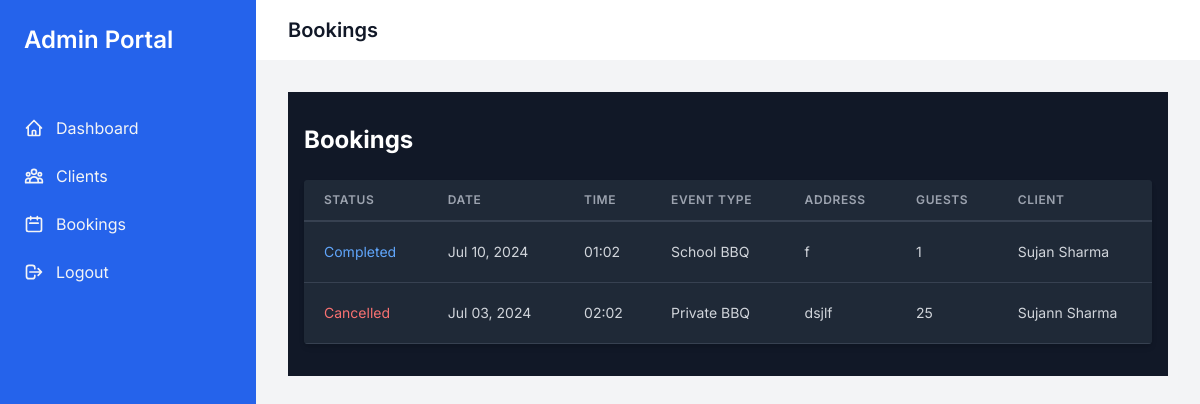
The app's page /admin-portal/bookings/ (signed in), older data.
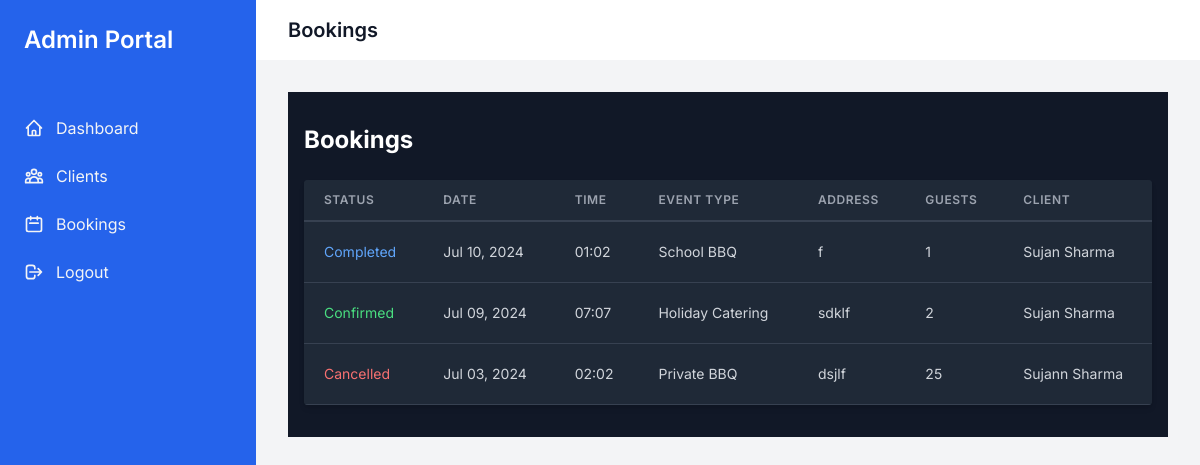
The same page, newer data.
### accounts/models.py (models this page shows, shortened)
class BBQBooking(models.Model):
    user = models.ForeignKey(settings.AUTH_USER_MODEL, on_delete=models.CASCADE, related_name='bbq_bookings')
    status = models.IntegerField(default=0)  # 0: Pending, 1: Confirmed, 2: Cancelled, 3: Completed
    date = models.DateField()
    time = models.TimeField()
    location = models.CharField(max_length=255)
    guests = models.IntegerField()
    EVENT_TYPES = [
        ('private', 'Private BBQ'),
        ('company', 'Company BBQ'),
        ('wedding', 'Wedding BBQ'),
        ('school', 'School BBQ'),
        ('themed', 'Themed BBQ'),
        ('breakfast', 'Breakfast Catering'),
        ('holiday', 'Holiday Catering'),
    ]
    event_type = models.CharField(max_length=20, choices=EVENT_TYPES, default='private')
    MAIN_DISHES = [
        ('beef', 'Beef'),
        ('chicken', 'Chicken'),
        ('pork', 'Pork'),
        ('fish', 'Fish'),
    ]
    main_dishes = models.JSONField()  # Store as {"beef": 10, "chicken": 5, ...}
    SIDE_DISHES = [
        ('salad', 'Salad'),
        ('corn', 'Corn'),
        ('potatoes', 'Potatoes'),
        ('beans', 'Beans'),
        ('coleslaw', 'Coleslaw'),
    ]
    side_dishes = models.JSONField()  # Store as {"salad": 15, "corn": 10, ...}
    DESSERTS = [
        ('ice_cream', 'Ice Cream'),
        ('fruit', 'Fruit'),
    ]
    desserts = models.JSONField()  # Store as {"ice_cream": 20, "fruit": 10}
    drinks = models.IntegerField()  # Total number of drinks (same as guests)

class CustomUser(AbstractUser):
    email = models.EmailField(_('email address'), unique=True)
    contact_number = models.CharField(max_length=15)
    address = models.TextField(blank=True)
    username = models.CharField(max_length=150, unique=True, blank=True)
    USERNAME_FIELD = 'email'
    REQUIRED_FIELDS = ['first_name', 'last_name', 'contact_number']
    objects = CustomUserManager()

### admin_portal/views.py (the view)
# urls.py: path('bookings/', views.booking_list, name='admin_booking_list'),
@staff_member_required
def booking_list(request):
    bookings = BBQBooking.objects.all().order_by('-date')
    return render(request, 'bookings.html', {'bookings': bookings})

### admin_portal/templates/bookings.html (shortened to what the changed rows need)
{% extends "admin_base.html" %}
{% block admin_content %}
<div class="container mx-auto px-4 py-8 bg-gray-900 text-gray-300">
    <h1 class="text-2xl font-bold mb-6 text-white">
        {% block header_title %}Bookings{%endblock %}
    </h1>
    <div class="overflow-x-auto bg-gray-800 shadow-md rounded">
        <table class="min-w-full leading-normal">
            <thead>
                <tr>
                    <th
                        class="px-5 py-3 border-b-2 border-gray-700 bg-gray-800 text-left text-xs font-semibold text-gray-400 uppercase tracking-wider">
                        Status
                    </th>
                    <th
                        class="px-5 py-3 border-b-2 border-gray-700 bg-gray-800 text-left text-xs font-semibold text-gray-400 uppercase tracking-wider">
                        Date
                    </th>
                    <th
                        class="px-5 py-3 border-b-2 border-gray-700 bg-gray-800 text-left text-xs font-semibold text-gray-400 uppercase tracking-wider">
                        Time
                    </th>
                    <th
                        class="px-5 py-3 border-b-2 border-gray-700 bg-gray-800 text-left text-xs font-semibold text-gray-400 uppercase tracking-wider">
                        Event Type
                    </th>
                    <th
                        class="px-5 py-3 border-b-2 border-gray-700 bg-gray-800 text-left text-xs font-semibold text-gray-400 uppercase tracking-wider">
                        Address
                    </th>
                    <th
                        class="px-5 py-3 border-b-2 border-gray-700 bg-gray-800 text-left text-xs font-semibold text-gray-400 uppercase tracking-wider">
                        Guests
                    </th>
                    <th
                        class="px-5 py-3 border-b-2 border-gray-700 bg-gray-800 text-left text-xs font-semibold text-gray-400 uppercase tracking-wider">
                        Client
                    </th>
                </tr>
            </thead>
            <tbody>
                {% for booking in bookings %}
                <tr class="hover:bg-gray-700 bg-gray-800 transition-colors duration-200 cursor-pointer booking-item"
                    data-booking-id="{{ booking.id }}">
                    <td class="px-5 py-5 border-b border-gray-700 text-sm">
                        {% if booking.status == 0 %}
                        <span class="text-yellow-400">Pending</span>
                        {% elif booking.status == 1 %}
                        <span class="text-green-400">Confirmed</span>
                        {% elif booking.status == 2 %}
                        <span class="text-red-400">Cancelled</span>
                        {% else %}
                        <span class="text-blue-400">Completed</span>
                        {% endif %}
                    </td>
                    <td class="px-5 py-5 border-b border-gray-700 text-sm">
                        {{ booking.date|date:"M d, Y" }}
                    </td>
                    <td class="px-5 py-5 border-b border-gray-700 text-sm">
                        {{ booking.time|time:"H:i" }}
                    </td>
                    <td class="px-5 py-5 border-b border-gray-700 text-sm">
                        {{ booking.get_event_type_display }}
                    </td>
                    <td class="px-5 py-5 border-b border-gray-700 text-sm">
                        {{ booking.location }}
                    </td>
                    <td class="px-5 py-5 border-b border-gray-700 text-sm">
                        {{ booking.guests }}
                    </td>
                    <td class="px-5 py-5 border-b border-gray-700 text-sm">
                        {{ booking.user.first_name }} {{ booking.user.last_name }}
                    </td>
                </tr>
                {% empty %}
                <tr>
                    <td colspan="7" class="px-5 py-5 border-b border-gray-700 bg-gray-800 text-sm text-center">
                        No bookings found.
                    </td>
                </tr>
                {% endfor %}
            </tbody>
        </table>
    </div>
</div>
{% endblock %}

Row changes from the older to the newer data that the page shows:
added BBQBooking: status "Confirmed", date "Jul 09, 2024", time "07:07", event_type "Holiday Catering", location "sdklf", guests "2", user.first_name "Sujan", user.last_name "Sharma"
